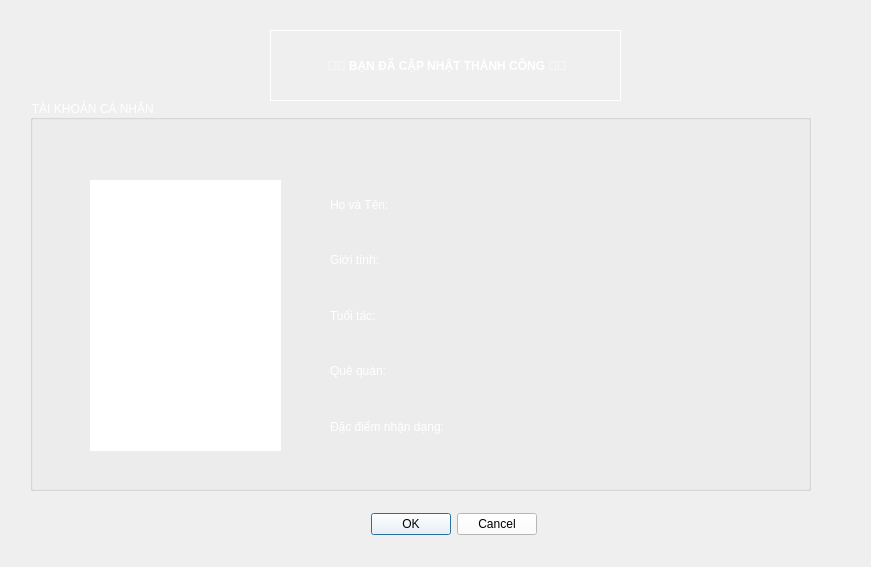
<?xml version="1.0" encoding="UTF-8"?>
<ui version="4.0">
 <class>Check_Update_User</class>
 <widget class="QDialog" name="Check_Update_User">
  <property name="geometry">
   <rect>
    <x>0</x>
    <y>0</y>
    <width>871</width>
    <height>567</height>
   </rect>
  </property>
  <property name="windowTitle">
   <string>Dialog</string>
  </property>
  <widget class="QGroupBox" name="groupBox">
   <property name="geometry">
    <rect>
     <x>30</x>
     <y>100</y>
     <width>781</width>
     <height>391</height>
    </rect>
   </property>
   <property name="styleSheet">
    <string notr="true">font: 700 9pt &quot;Segoe UI&quot;;
color: rgb(255, 255, 255);</string>
   </property>
   <property name="title">
    <string>TÀI KHOẢN CÁ NHÂN </string>
   </property>
   <widget class="QLabel" name="image_label">
    <property name="geometry">
     <rect>
      <x>60</x>
      <y>80</y>
      <width>191</width>
      <height>271</height>
     </rect>
    </property>
    <property name="mouseTracking">
     <bool>true</bool>
    </property>
    <property name="tabletTracking">
     <bool>true</bool>
    </property>
    <property name="acceptDrops">
     <bool>true</bool>
    </property>
    <property name="autoFillBackground">
     <bool>false</bool>
    </property>
    <property name="styleSheet">
     <string notr="true">background-color: rgb(255, 255, 255);
border-color: rgb(0, 0, 0);</string>
    </property>
    <property name="frameShape">
     <enum>QFrame::NoFrame</enum>
    </property>
    <property name="text">
     <string/>
    </property>
    <property name="pixmap">
     <pixmap>picture/demo_ava.jpg</pixmap>
    </property>
    <property name="scaledContents">
     <bool>true</bool>
    </property>
    <property name="wordWrap">
     <bool>true</bool>
    </property>
    <property name="openExternalLinks">
     <bool>true</bool>
    </property>
   </widget>
   <widget class="QWidget" name="verticalLayoutWidget">
    <property name="geometry">
     <rect>
      <x>300</x>
      <y>80</y>
      <width>153</width>
      <height>271</height>
     </rect>
    </property>
    <layout class="QVBoxLayout" name="label_box">
     <item>
      <widget class="QLabel" name="name_label">
       <property name="styleSheet">
        <string notr="true">color: rgb(255, 255, 255);
font: 700 9pt &quot;Segoe UI&quot;;</string>
       </property>
       <property name="text">
        <string>Họ và Tên:</string>
       </property>
      </widget>
     </item>
     <item>
      <widget class="QLabel" name="sex_label">
       <property name="styleSheet">
        <string notr="true">color: rgb(255, 255, 255);
font: 700 9pt &quot;Segoe UI&quot;;</string>
       </property>
       <property name="text">
        <string>Giới tính:</string>
       </property>
      </widget>
     </item>
     <item>
      <widget class="QLabel" name="age_label">
       <property name="styleSheet">
        <string notr="true">color: rgb(255, 255, 255);
font: 700 9pt &quot;Segoe UI&quot;;</string>
       </property>
       <property name="text">
        <string>Tuổi tác:</string>
       </property>
      </widget>
     </item>
     <item>
      <widget class="QLabel" name="place_label">
       <property name="styleSheet">
        <string notr="true">color: rgb(255, 255, 255);
font: 700 9pt &quot;Segoe UI&quot;;</string>
       </property>
       <property name="text">
        <string>Quê quán:</string>
       </property>
      </widget>
     </item>
     <item>
      <widget class="QLabel" name="feat_label">
       <property name="styleSheet">
        <string notr="true">color: rgb(255, 255, 255);
font: 700 9pt &quot;Segoe UI&quot;;</string>
       </property>
       <property name="text">
        <string>Đặc điểm nhận dạng: </string>
       </property>
      </widget>
     </item>
    </layout>
   </widget>
   <widget class="QWidget" name="verticalLayoutWidget_2">
    <property name="geometry">
     <rect>
      <x>450</x>
      <y>80</y>
      <width>271</width>
      <height>271</height>
     </rect>
    </property>
    <layout class="QVBoxLayout" name="output_text">
     <item>
      <widget class="QLabel" name="name_text">
       <property name="styleSheet">
        <string notr="true">color: rgb(255, 255, 255);
font: 9pt &quot;Segoe UI&quot;;</string>
       </property>
       <property name="text">
        <string/>
       </property>
      </widget>
     </item>
     <item>
      <widget class="QLabel" name="sex_text">
       <property name="styleSheet">
        <string notr="true">color: rgb(255, 255, 255);
font: 9pt &quot;Segoe UI&quot;;</string>
       </property>
       <property name="text">
        <string/>
       </property>
      </widget>
     </item>
     <item>
      <widget class="QLabel" name="age_text">
       <property name="styleSheet">
        <string notr="true">color: rgb(255, 255, 255);
font: 9pt &quot;Segoe UI&quot;;</string>
       </property>
       <property name="text">
        <string/>
       </property>
      </widget>
     </item>
     <item>
      <widget class="QLabel" name="place_text">
       <property name="styleSheet">
        <string notr="true">color: rgb(255, 255, 255);
font: 9pt &quot;Segoe UI&quot;;</string>
       </property>
       <property name="text">
        <string/>
       </property>
      </widget>
     </item>
     <item>
      <widget class="QLabel" name="feat_text">
       <property name="styleSheet">
        <string notr="true">color: rgb(255, 255, 255);
font: 9pt &quot;Segoe UI&quot;;</string>
       </property>
       <property name="text">
        <string/>
       </property>
      </widget>
     </item>
    </layout>
   </widget>
   <widget class="QLabel" name="label_3">
    <property name="geometry">
     <rect>
      <x>30</x>
      <y>30</y>
      <width>251</width>
      <height>371</height>
     </rect>
    </property>
    <property name="text">
     <string/>
    </property>
    <property name="pixmap">
     <pixmap>picture/line_ava.png</pixmap>
    </property>
    <property name="scaledContents">
     <bool>true</bool>
    </property>
    <property name="wordWrap">
     <bool>true</bool>
    </property>
    <property name="openExternalLinks">
     <bool>true</bool>
    </property>
   </widget>
  </widget>
  <widget class="QDialogButtonBox" name="exit_button">
   <property name="enabled">
    <bool>true</bool>
   </property>
   <property name="geometry">
    <rect>
     <x>370</x>
     <y>510</y>
     <width>167</width>
     <height>29</height>
    </rect>
   </property>
   <property name="mouseTracking">
    <bool>true</bool>
   </property>
   <property name="acceptDrops">
    <bool>true</bool>
   </property>
   <property name="autoFillBackground">
    <bool>false</bool>
   </property>
   <property name="styleSheet">
    <string notr="true">color: rgb(0, 0, 0);
font: 700 9pt &quot;Segoe UI&quot;;
background-color: rgb(255, 255, 255);</string>
   </property>
   <property name="standardButtons">
    <set>QDialogButtonBox::Cancel|QDialogButtonBox::Ok</set>
   </property>
   <property name="centerButtons">
    <bool>true</bool>
   </property>
  </widget>
  <widget class="QLabel" name="label">
   <property name="geometry">
    <rect>
     <x>-1</x>
     <y>0</y>
     <width>901</width>
     <height>600</height>
    </rect>
   </property>
   <property name="text">
    <string/>
   </property>
   <property name="pixmap">
    <pixmap>picture/hinh-nen-vu-tru-52.jpg</pixmap>
   </property>
   <property name="scaledContents">
    <bool>true</bool>
   </property>
   <property name="wordWrap">
    <bool>true</bool>
   </property>
   <property name="openExternalLinks">
    <bool>true</bool>
   </property>
  </widget>
  <widget class="QLabel" name="title_label">
   <property name="geometry">
    <rect>
     <x>270</x>
     <y>30</y>
     <width>351</width>
     <height>71</height>
    </rect>
   </property>
   <property name="styleSheet">
    <string notr="true">color: rgb(255, 255, 255);
font: 700 9pt &quot;Segoe UI&quot;;</string>
   </property>
   <property name="frameShape">
    <enum>QFrame::Box</enum>
   </property>
   <property name="text">
    <string>&lt;html&gt;&lt;head/&gt;&lt;body&gt;&lt;p align=&quot;center&quot;&gt;&lt;span style=&quot; font-weight:700;&quot;&gt;️🎊️🎊 &lt;/span&gt;&lt;span style=&quot; font-weight:700; color:#ffffff;&quot;&gt;BẠN ĐÃ CẬP NHẬT THÀNH CÔNG&lt;/span&gt;&lt;span style=&quot; font-weight:700;&quot;&gt; ️🎊️🎊&lt;/span&gt;&lt;/p&gt;&lt;/body&gt;&lt;/html&gt;</string>
   </property>
  </widget>
  <widget class="QLabel" name="icon_image">
   <property name="geometry">
    <rect>
     <x>680</x>
     <y>20</y>
     <width>191</width>
     <height>181</height>
    </rect>
   </property>
   <property name="text">
    <string/>
   </property>
   <property name="pixmap">
    <pixmap>picture/—Pngtree—astronaut hug the moon universe_6625341.png</pixmap>
   </property>
   <property name="scaledContents">
    <bool>true</bool>
   </property>
   <property name="wordWrap">
    <bool>true</bool>
   </property>
   <property name="openExternalLinks">
    <bool>true</bool>
   </property>
  </widget>
  <zorder>label</zorder>
  <zorder>groupBox</zorder>
  <zorder>exit_button</zorder>
  <zorder>title_label</zorder>
  <zorder>icon_image</zorder>
 </widget>
 <resources/>
 <connections/>
</ui>
